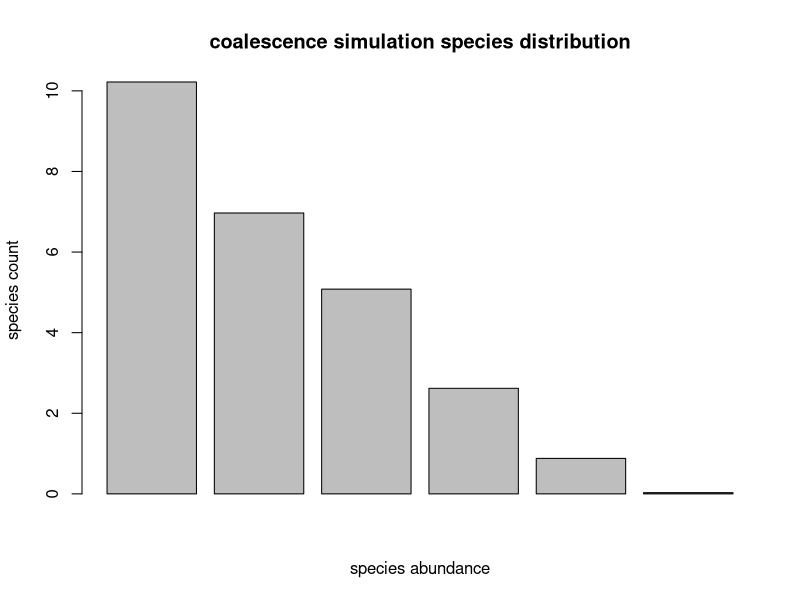

Here is the R script that generated this plot:
# 14.bin the abundance of species
octaves = function(abundance)
{
  abundance = floor(log2(sort(abundance)))
  bin = tabulate(abundance+1)
  return(bin)
}

# 15.sum two vectors
sum_vect = function(x,y)
{
  if(length(x)>length(y))
  {
    y[(length(y)+1):length(x)]=0
  }
  else if(length(y)>length(x))
  {
    x[(length(x)+1):length(y)]=0
  }
  return(x+y)
}

challenge_D = function(J,v)
{
  time1 = proc.time()
  octaves_sum = array(0,1)
  for ( iter in 1:100)
  {
  J =100
  v =0.1
  num = 0
  #initialise vector
  lineages = array(1,J)
  #initialize abundance
  abundance = array(NA)
  N = J
  sita = v* (J-1)/(1-v)
  # do neutral simulation when N>1
while (N > 1)
 {
  # choose i, j randomly
  vec = sample.int(N,2,replace = F)
  j = vec[1]
  i = vec[2]
  randnum = runif(1)
  if( randnum < sita/(sita + N -1))
  {
    num = num+1
    abundance[num]= lineages[j]
  } else 
  {
    lineages[i] = lineages[j]+lineages[i]
  }
  lineages = lineages[-j]
  N = N-1
  }
  abundance[num+1] = lineages
  octaves_col = octaves(abundance)
  octaves_sum = sum_vect(octaves_col,octaves_sum)
  }
  octaves_average = octaves_sum/100
  
  time2 = proc.time()
  # claculate time
  time = as.numeric(time2[3])-as.numeric(time1[3])
  print(time)
  barplot(octaves_average,xlab = "species abundance", ylab = "species count", main = "coalescence simulation species distribution")
  return(abundance)
}

challenge_D(100,0.1)
